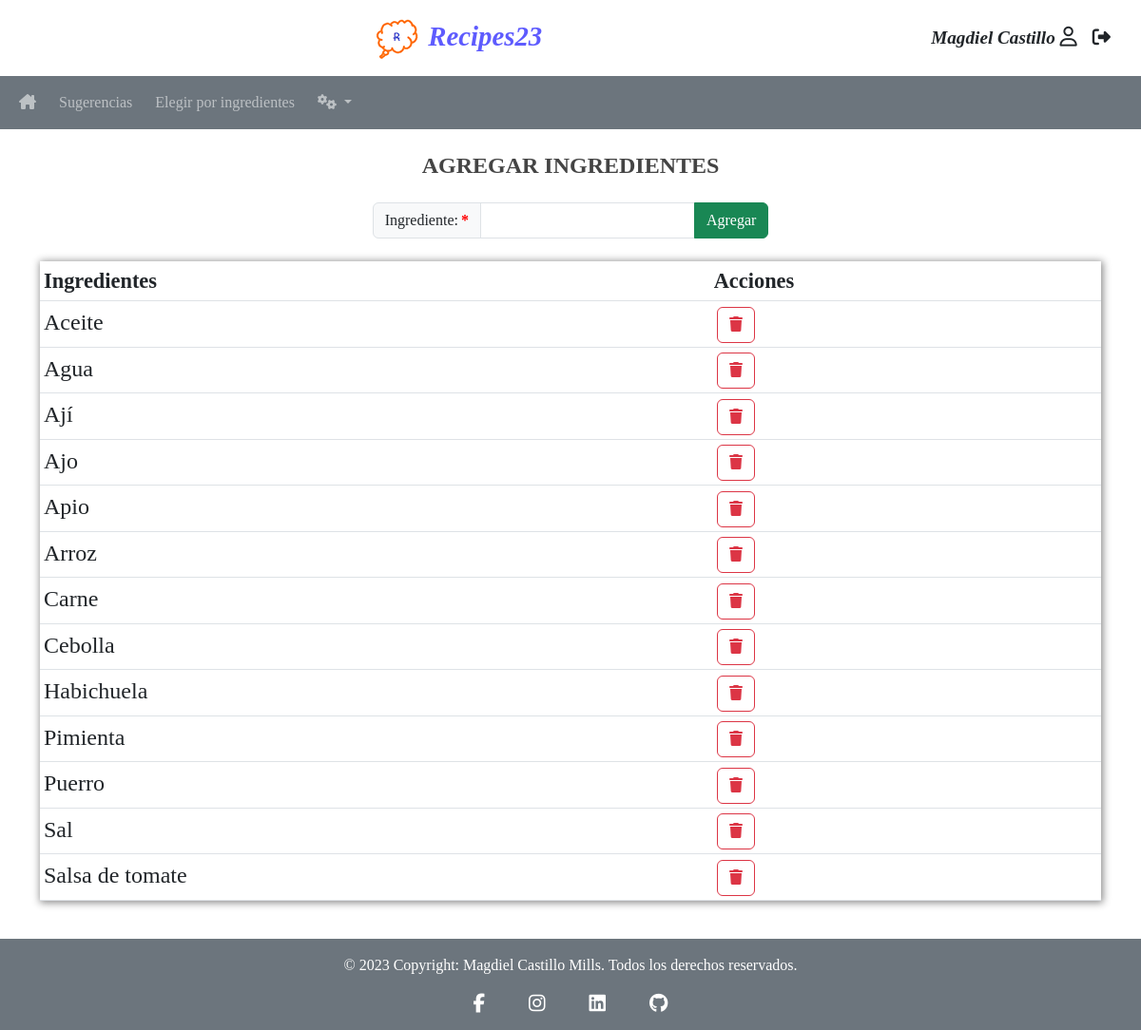
The app's page /views/add-ingredients.php (signed in) with its own data.
### tables this page shows
CREATE TABLE `ingredients` (
  `id` int NOT NULL AUTO_INCREMENT,
  `ingredient` varchar(50) NOT NULL,
  `username` varchar(30) NOT NULL,
  `created_at` timestamp default current_timestamp,
  `updated_at` timestamp default current_timestamp,
  PRIMARY KEY (`id`),
  CONSTRAINT `fk_ingredients_users` FOREIGN KEY (`username`) REFERENCES `users` (`username`)
);

### views/add-ingredients.php (the view, shortened to what this page needs)
<?php
require_once ("../config/db_Connection.php");
require_once ("../modules/head.php");
require_once ("../modules/nav.php");
?>
<main class="container p-4">
    <div class="row text-center justify-content-center">
    <h3>AGREGAR INGREDIENTES</h3>
        <form method="POST" action="../actions/create.php" autocomplete="on" class="mt-3 col-auto" onsubmit="return validation('add_ingredient', /[a-zA-Z\t\h]+|(^$)/ )">
            <div class="input-group mb-4">
                <label  class="input-group-text is-required" for="add_ingredient">Ingrediente: </label>
                <input  class="form-control" type="text" id="add_ingredient" name="add_ingredient" pattern="[a-zA-Z áéíóúÁÉÍÓÚñÑ]+" minlength="2" maxlength="20" autofocus required>
                <input class="btn btn-success" type="submit" value="Agregar">
            </div>
        </form>
    </div>
    <div class="row">
         <?php
            $sql = "SELECT ingredient FROM ingredients WHERE username = '" . $_SESSION['username'] . "' ORDER BY ingredient;";
            $result = $conn -> query($sql);
            if($result -> num_rows > 0){
        ?>
        <table class="table table-sm p-4 col-auto">
            <thead>
                <tr class="bg-primary">
                    <th>Ingredientes</th>
                    <th>Acciones</th>
                </tr>
            </thead>
            <tbody>
            <?php
                while($row = $result -> fetch_assoc()){
                    $html = "<tr>";
                    $html .= "<td>" . ucfirst($row['ingredient']) . "</td>";
                    $html .= "<td>";
                    $html .= "<a href='../actions/delete.php?ingredientname=" . $row['ingredient'] . "' " . "class='btn btn-outline-danger' title='Eliminar'><i class='fa-solid fa-trash'></i></a>";
                    $html .= "</td>";
                    $html .= "</tr>";
                    echo $html;
                }
            ?>
            </tbody>
        </table>
            <?php
            } else {
                $html = "<p>";
                $html .= "Agregue los ingredientes...";
                $html .= "</p>";
                echo $html;
            }
            ?>
    </div>
</main>
<?php
require_once ("../modules/footer.php");
?>

### css/styles.css (style rules this page uses)
* { font-family:'Times New Roman', Times, serif; box-sizing: border-box; }
main { min-height: calc(100vh - 7.1rem); }
h3 { font-size: 1.5rem; color: #444; font-weight: bold; }
.btn-outline-danger { margin-left: 0.2rem; }
table { box-shadow: 1px 1px 8px 1px #888; }
thead { background-color:#444444; }
thead tr { font-weight: bold; font-size: 1.4rem; color:#ffffff; }
tbody { background-color:rgb(255, 246, 234); }
table td a { text-decoration:none; color: rgb(22, 182, 4); }
table td, p, ul li, ol li, li a { font-size: 1.5rem; color: rgb(22, 182, 4); text-decoration: none; }
label, select, input, option { font-size: 1.2rem; }
.is-required:after { content: '*'; margin-left: 3px; color: red; font-weight: bold; }

### records on screen
ingredients: ingredient "Aceite"
ingredients: ingredient "Agua"
ingredients: ingredient "Ají"
ingredients: ingredient "Ajo"
ingredients: ingredient "Apio"
ingredients: ingredient "Arroz"
ingredients: ingredient "Carne"
ingredients: ingredient "Cebolla"
ingredients: ingredient "Habichuela"
ingredients: ingredient "Pimienta"
ingredients: ingredient "Puerro"
ingredients: ingredient "Sal"
ingredients: ingredient "Salsa de tomate"

### other values on screen
$_SESSION['fullname'] "Magdiel Castillo"
